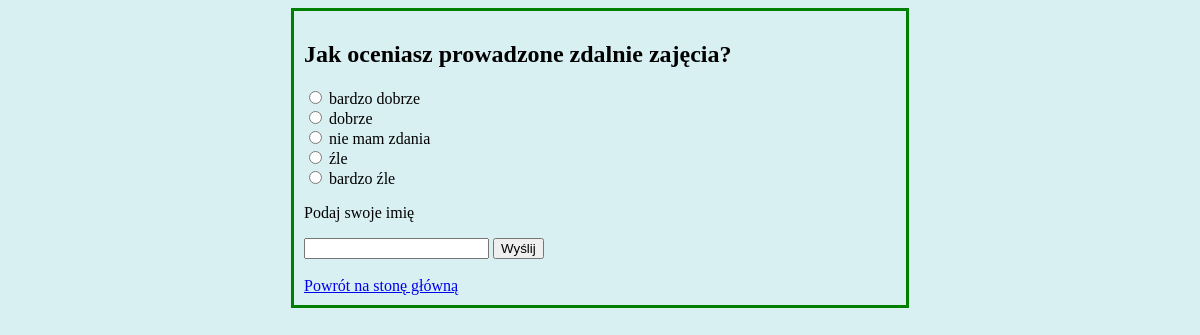
The app's page /ankiety/2/ with its own data.
### ankiety/models.py (models this page shows, shortened)
class Question(models.Model):
    question_text = models.CharField(max_length=200)
    pub_date = models.DateTimeField('date published')

class Choice(models.Model):
    question = models.ForeignKey(Question, on_delete=models.CASCADE)
    choice_text = models.CharField(max_length=200)

### ankiety/views.py (the view)
# urls.py: path('<int:question_id>/', views.detail, name='detail'),
def detail(request, question_id):
    try:
        question = Question.objects.get(pk=question_id)
    except Question.DoesNotExist:
        raise Http404("Pytanie nie istnieje")
    return render(request, 'ankiety/detail.html', {'question': question})

### ankiety/templates/ankiety/detail.html (shortened to what this page needs)
<!DOCTYPE html>
<html lang="pl">
<head>
</head>
<body>
{% load static %}
<link rel="stylesheet" type="text/css" href="{% static 'ankiety/style.css' %}">
<div class="center">
<h2>{{ question.question_text }}</h2>
<form action="{% url 'ankiety:vote' question.id %}" method="post">
{% for choice in question.choice_set.all %}
    <input type="radio" name="choice" id="choice{{ forloop.counter }}" value="{{ choice.id }}">
    <label for="choice{{ forloop.counter }}">{{ choice.choice_text }}</label><br>
{% endfor %}
<p>Podaj swoje imię</p>
<input type="text" name="user_id" id="user_id" required>
<input type="submit" value="Wyślij">
</form>
<br>
<a href="{% url 'ankiety:index' %}">Powrót na stonę główną</a>
</div>
</body>
</html>

### ankiety/static/ankiety/style.css (style rules this page uses)
body { background: #d8f0f2; background-position: center; }
.center { margin: auto; width: 50%; border: 3px solid green; padding: 10px; }

### records on screen
Question: question_text "Jak oceniasz prowadzone zdalnie zajęcia?"
Choice: choice_text "bardzo dobrze"
Choice: choice_text "dobrze"
Choice: choice_text "nie mam zdania"
Choice: choice_text "źle"
Choice: choice_text "bardzo źle"
